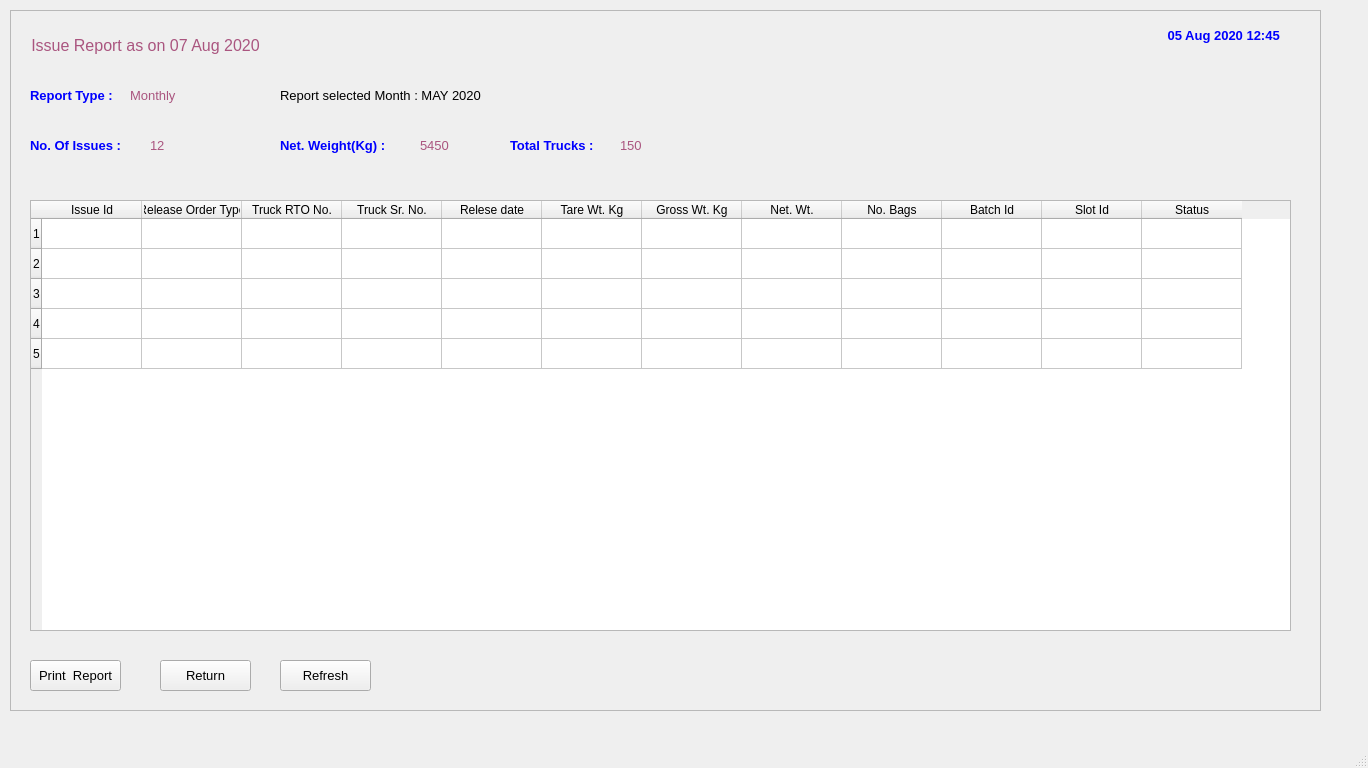
<?xml version="1.0" encoding="UTF-8"?>
<ui version="4.0">
 <class>MainWindow</class>
 <widget class="QMainWindow" name="MainWindow">
  <property name="geometry">
   <rect>
    <x>0</x>
    <y>0</y>
    <width>1368</width>
    <height>768</height>
   </rect>
  </property>
  <property name="baseSize">
   <size>
    <width>0</width>
    <height>0</height>
   </size>
  </property>
  <property name="windowTitle">
   <string>MainWindow</string>
  </property>
  <widget class="QWidget" name="centralwidget">
   <widget class="QFrame" name="frame">
    <property name="geometry">
     <rect>
      <x>10</x>
      <y>10</y>
      <width>1311</width>
      <height>701</height>
     </rect>
    </property>
    <property name="frameShape">
     <enum>QFrame::StyledPanel</enum>
    </property>
    <property name="frameShadow">
     <enum>QFrame::Raised</enum>
    </property>
    <widget class="QLabel" name="label">
     <property name="geometry">
      <rect>
       <x>20</x>
       <y>10</y>
       <width>231</width>
       <height>51</height>
      </rect>
     </property>
     <property name="font">
      <font>
       <pointsize>12</pointsize>
      </font>
     </property>
     <property name="styleSheet">
      <string notr="true">color: rgb(170, 85, 127);</string>
     </property>
     <property name="text">
      <string>Issue Report as on 07 Aug 2020</string>
     </property>
     <property name="alignment">
      <set>Qt::AlignCenter</set>
     </property>
    </widget>
    <widget class="QLabel" name="label_20">
     <property name="geometry">
      <rect>
       <x>1140</x>
       <y>10</y>
       <width>151</width>
       <height>31</height>
      </rect>
     </property>
     <property name="font">
      <font>
       <family>MS Sans Serif</family>
       <pointsize>10</pointsize>
       <weight>75</weight>
       <bold>true</bold>
       <underline>false</underline>
      </font>
     </property>
     <property name="styleSheet">
      <string notr="true">color: rgb(0, 0, 255);</string>
     </property>
     <property name="text">
      <string>05 Aug 2020 12:45 </string>
     </property>
     <property name="alignment">
      <set>Qt::AlignCenter</set>
     </property>
    </widget>
    <widget class="QTableWidget" name="tableWidget">
     <property name="geometry">
      <rect>
       <x>20</x>
       <y>190</y>
       <width>1261</width>
       <height>431</height>
      </rect>
     </property>
     <row>
      <property name="text">
       <string>1</string>
      </property>
     </row>
     <row>
      <property name="text">
       <string>2</string>
      </property>
     </row>
     <row>
      <property name="text">
       <string>3</string>
      </property>
     </row>
     <row>
      <property name="text">
       <string>4</string>
      </property>
     </row>
     <row>
      <property name="text">
       <string>5</string>
      </property>
     </row>
     <column>
      <property name="text">
       <string>Issue Id</string>
      </property>
     </column>
     <column>
      <property name="text">
       <string>Release Order Type</string>
      </property>
     </column>
     <column>
      <property name="text">
       <string>Truck RTO No.</string>
      </property>
     </column>
     <column>
      <property name="text">
       <string>Truck Sr. No.</string>
      </property>
     </column>
     <column>
      <property name="text">
       <string>Relese date</string>
      </property>
     </column>
     <column>
      <property name="text">
       <string>Tare Wt. Kg</string>
      </property>
     </column>
     <column>
      <property name="text">
       <string>Gross Wt. Kg</string>
      </property>
     </column>
     <column>
      <property name="text">
       <string>Net. Wt.</string>
      </property>
     </column>
     <column>
      <property name="text">
       <string>No. Bags</string>
      </property>
     </column>
     <column>
      <property name="text">
       <string>Batch Id</string>
      </property>
     </column>
     <column>
      <property name="text">
       <string>Slot Id</string>
      </property>
     </column>
     <column>
      <property name="text">
       <string>Status</string>
      </property>
     </column>
    </widget>
    <widget class="QLabel" name="label_22">
     <property name="geometry">
      <rect>
       <x>20</x>
       <y>70</y>
       <width>91</width>
       <height>31</height>
      </rect>
     </property>
     <property name="font">
      <font>
       <family>MS Shell Dlg 2</family>
       <pointsize>10</pointsize>
       <weight>75</weight>
       <bold>true</bold>
       <underline>false</underline>
      </font>
     </property>
     <property name="styleSheet">
      <string notr="true">color: rgb(0, 0, 255);</string>
     </property>
     <property name="text">
      <string>Report Type :</string>
     </property>
     <property name="alignment">
      <set>Qt::AlignLeading|Qt::AlignLeft|Qt::AlignVCenter</set>
     </property>
    </widget>
    <widget class="QLabel" name="label_2">
     <property name="geometry">
      <rect>
       <x>120</x>
       <y>70</y>
       <width>91</width>
       <height>31</height>
      </rect>
     </property>
     <property name="font">
      <font>
       <pointsize>10</pointsize>
      </font>
     </property>
     <property name="styleSheet">
      <string notr="true">color: rgb(170, 85, 127);</string>
     </property>
     <property name="text">
      <string>Monthly</string>
     </property>
     <property name="alignment">
      <set>Qt::AlignLeading|Qt::AlignLeft|Qt::AlignVCenter</set>
     </property>
    </widget>
    <widget class="QLabel" name="label_29">
     <property name="geometry">
      <rect>
       <x>270</x>
       <y>120</y>
       <width>121</width>
       <height>31</height>
      </rect>
     </property>
     <property name="font">
      <font>
       <family>MS Shell Dlg 2</family>
       <pointsize>10</pointsize>
       <weight>75</weight>
       <bold>true</bold>
       <underline>false</underline>
      </font>
     </property>
     <property name="styleSheet">
      <string notr="true">color: rgb(0, 0, 255);</string>
     </property>
     <property name="text">
      <string>Net. Weight(Kg) :</string>
     </property>
     <property name="alignment">
      <set>Qt::AlignLeading|Qt::AlignLeft|Qt::AlignVCenter</set>
     </property>
    </widget>
    <widget class="QPushButton" name="pushButton_5">
     <property name="geometry">
      <rect>
       <x>150</x>
       <y>650</y>
       <width>91</width>
       <height>31</height>
      </rect>
     </property>
     <property name="font">
      <font>
       <pointsize>10</pointsize>
      </font>
     </property>
     <property name="text">
      <string>Return</string>
     </property>
    </widget>
    <widget class="QPushButton" name="pushButton_7">
     <property name="geometry">
      <rect>
       <x>20</x>
       <y>650</y>
       <width>91</width>
       <height>31</height>
      </rect>
     </property>
     <property name="font">
      <font>
       <pointsize>10</pointsize>
      </font>
     </property>
     <property name="text">
      <string>Print  Report</string>
     </property>
    </widget>
    <widget class="QLabel" name="label_8">
     <property name="geometry">
      <rect>
       <x>410</x>
       <y>120</y>
       <width>51</width>
       <height>31</height>
      </rect>
     </property>
     <property name="font">
      <font>
       <pointsize>10</pointsize>
      </font>
     </property>
     <property name="styleSheet">
      <string notr="true">color: rgb(170, 85, 127);</string>
     </property>
     <property name="text">
      <string>5450</string>
     </property>
     <property name="alignment">
      <set>Qt::AlignLeading|Qt::AlignLeft|Qt::AlignVCenter</set>
     </property>
    </widget>
    <widget class="QPushButton" name="pushButton_8">
     <property name="geometry">
      <rect>
       <x>270</x>
       <y>650</y>
       <width>91</width>
       <height>31</height>
      </rect>
     </property>
     <property name="font">
      <font>
       <pointsize>10</pointsize>
      </font>
     </property>
     <property name="text">
      <string>Refresh</string>
     </property>
    </widget>
    <widget class="QLabel" name="label_30">
     <property name="geometry">
      <rect>
       <x>500</x>
       <y>120</y>
       <width>101</width>
       <height>31</height>
      </rect>
     </property>
     <property name="font">
      <font>
       <family>MS Shell Dlg 2</family>
       <pointsize>10</pointsize>
       <weight>75</weight>
       <bold>true</bold>
       <underline>false</underline>
      </font>
     </property>
     <property name="styleSheet">
      <string notr="true">color: rgb(0, 0, 255);</string>
     </property>
     <property name="text">
      <string>Total Trucks :</string>
     </property>
     <property name="alignment">
      <set>Qt::AlignLeading|Qt::AlignLeft|Qt::AlignVCenter</set>
     </property>
    </widget>
    <widget class="QLabel" name="label_11">
     <property name="geometry">
      <rect>
       <x>610</x>
       <y>120</y>
       <width>51</width>
       <height>31</height>
      </rect>
     </property>
     <property name="font">
      <font>
       <pointsize>10</pointsize>
      </font>
     </property>
     <property name="styleSheet">
      <string notr="true">color: rgb(170, 85, 127);</string>
     </property>
     <property name="text">
      <string>150</string>
     </property>
     <property name="alignment">
      <set>Qt::AlignLeading|Qt::AlignLeft|Qt::AlignVCenter</set>
     </property>
    </widget>
    <widget class="QLabel" name="label_36">
     <property name="geometry">
      <rect>
       <x>270</x>
       <y>70</y>
       <width>551</width>
       <height>31</height>
      </rect>
     </property>
     <property name="font">
      <font>
       <family>MS Shell Dlg 2</family>
       <pointsize>10</pointsize>
       <weight>50</weight>
       <bold>false</bold>
       <underline>false</underline>
      </font>
     </property>
     <property name="styleSheet">
      <string notr="true"/>
     </property>
     <property name="text">
      <string>Report selected Month : MAY 2020</string>
     </property>
     <property name="alignment">
      <set>Qt::AlignLeading|Qt::AlignLeft|Qt::AlignVCenter</set>
     </property>
    </widget>
    <widget class="QLabel" name="label_23">
     <property name="geometry">
      <rect>
       <x>20</x>
       <y>120</y>
       <width>111</width>
       <height>31</height>
      </rect>
     </property>
     <property name="font">
      <font>
       <family>MS Shell Dlg 2</family>
       <pointsize>10</pointsize>
       <weight>75</weight>
       <bold>true</bold>
       <underline>false</underline>
      </font>
     </property>
     <property name="styleSheet">
      <string notr="true">color: rgb(0, 0, 255);</string>
     </property>
     <property name="text">
      <string>No. Of Issues :</string>
     </property>
     <property name="alignment">
      <set>Qt::AlignLeading|Qt::AlignLeft|Qt::AlignVCenter</set>
     </property>
    </widget>
    <widget class="QLabel" name="label_9">
     <property name="geometry">
      <rect>
       <x>140</x>
       <y>120</y>
       <width>51</width>
       <height>31</height>
      </rect>
     </property>
     <property name="font">
      <font>
       <pointsize>10</pointsize>
      </font>
     </property>
     <property name="styleSheet">
      <string notr="true">color: rgb(170, 85, 127);</string>
     </property>
     <property name="text">
      <string>12</string>
     </property>
     <property name="alignment">
      <set>Qt::AlignLeading|Qt::AlignLeft|Qt::AlignVCenter</set>
     </property>
    </widget>
   </widget>
  </widget>
  <widget class="QMenuBar" name="menubar">
   <property name="geometry">
    <rect>
     <x>0</x>
     <y>0</y>
     <width>1368</width>
     <height>21</height>
    </rect>
   </property>
  </widget>
  <widget class="QStatusBar" name="statusbar"/>
 </widget>
 <resources/>
 <connections/>
</ui>
